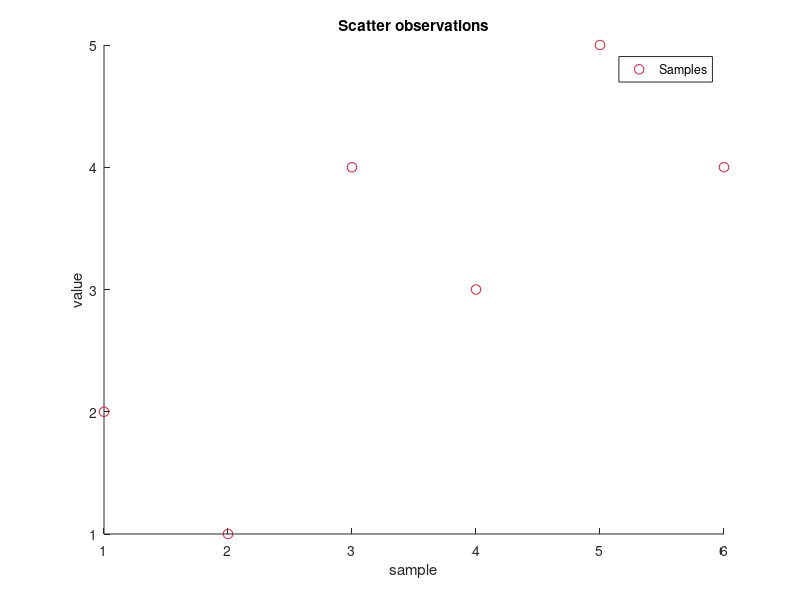

MATLAB code to generate this figure: (Note: this script raises an error after producing the figure.)
function outputPath = example_scatter(outputPath)
%EXAMPLE_SCATTER Export constant-style sample observations.
    if nargin < 1, outputPath = ''; end
    [root, outputPath] = paths(mfilename('fullpath'), outputPath, '02-scatter.tex');
    addpath(fullfile(root, 'src')); ensureParent(outputPath);
    fig = figure('Visible', 'off'); cleanup = onCleanup(@() close(fig));
    scatter(1:6, [2 1 4 3 5 4], 49, [0.8 0.1 0.2], 'o', 'DisplayName', 'Samples');
    xlabel('sample'); ylabel('value'); title('Scatter observations'); legend('show');
    m2t2.export(fig, outputPath, true); clear cleanup;
end

function [root, outputPath] = paths(source, outputPath, name)
    root=fileparts(fileparts(fileparts(source)));
    if nargin<2||isempty(outputPath),outputPath=fullfile(root,'.audit','public-preview','examples',name);end
end
function ensureParent(path),folder=fileparts(path);if exist(folder,'dir')~=7,mkdir(folder);end,end
